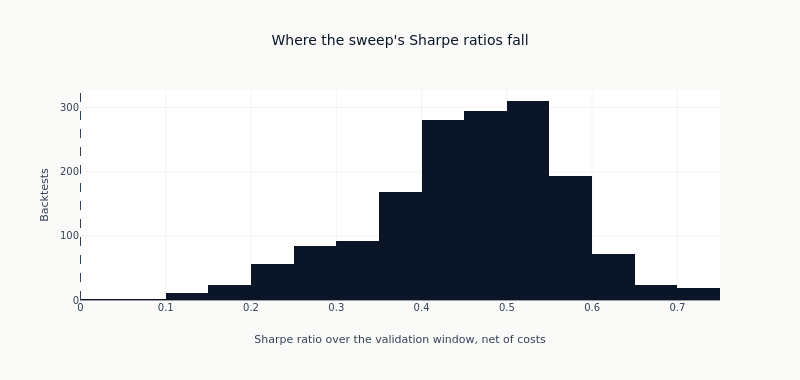

Notebook code for this chart:
### Markdown cell above
### Does a better ranking make a better strategy?

The left panel is the distribution of every Sharpe in the sweep, with a line at zero. The right
panel puts each backtest's Sharpe against the information coefficient of the prediction set it
traded. A tight upward relationship would mean IC is a sufficient selection criterion; a diffuse
one means it is not, and that two configurations with the same IC can trade very differently.

### Code cell
all_signal = explorer.best(stage="signal", top_n=100000, prediction_hashes=LIVE_PREDICTIONS)
if all_signal.is_empty():
    raise RuntimeError("no signal-stage backtests are registered, so there is nothing to read")

sharpes = all_signal["sharpe"].drop_nulls()
paired = all_signal.select("ic_mean", "sharpe").drop_nulls()

fig = go.Figure(
    go.Histogram(x=sharpes.to_list(), nbinsx=30, marker_color=COLORS["blue"], showlegend=False)
)
fig.add_vline(x=0, line_width=1, line_dash="dash", line_color=COLORS["neutral"])
fig.update_xaxes(title_text="Sharpe ratio over the validation window, net of costs")
fig.update_yaxes(title_text="Backtests")
fig.update_layout(
    title="Where the sweep's Sharpe ratios fall",
    height=380,
    width=800,
    margin=dict(t=90),
)
show_plotly_with_alt(
    fig,
    "Histogram of the net Sharpe ratio of every signal-stage backtest in the sweep, with a dashed "
    f"line at zero. Counted from the frame: {sharpes.len()} backtests, Sharpe from "
    f"{sharpes.min():+.2f} to {sharpes.max():+.2f}, median {sharpes.median():+.2f}, "
    f"{(sharpes > 0).sum()} above zero.",
)

### Figure 1 — Plotly figure (JSON) as saved in the notebook; plotly's stock layout.template omitted (floating-point values rounded to 4 significant figures; data arrays with more than 128 entries replaced by an {"elided": "..."} marker saying what was removed)
{"data": [{"marker": {"color": "#0a1628"}, "nbinsx": 30, "showlegend": false, "type": "histogram", "x": {"elided": "1632 float values"}}], "layout": {"height": 380, "margin": {"t": 90}, "shapes": [{"line": {"color": "#334155", "dash": "dash", "width": 1}, "type": "line", "x0": 0, "x1": 0, "xref": "x", "y0": 0, "y1": 1, "yref": "y domain"}], "title": {"text": "Where the sweep's Sharpe ratios fall"}, "width": 800, "xaxis": {"title": {"text": "Sharpe ratio over the validation window, net of costs"}}, "yaxis": {"title": {"text": "Backtests"}}}}
